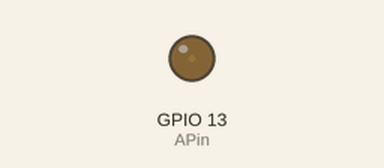
Bench run of a sketch on a simulated ESP32. Parts: output pins drawn as LEDs (lit = HIGH).

Above: at 0.05 s.
At 0.55 s:
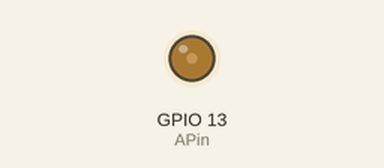
At 3.0 s:
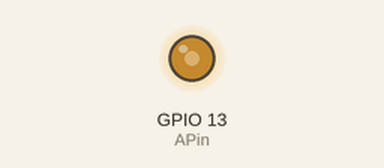
Timing chart, 0 to 6.9 s (numbered marks = the images above):
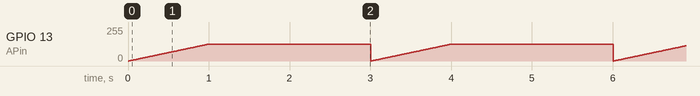

The sketch:

ESP32ServoSweep.ino
```cpp
#include <ESP32Servo.h>
int APin = 13;
ESP32PWM pwm;
int freq = 1000;
void setup() {
  // Allow allocation of all timers
  ESP32PWM::allocateTimer(0);
  ESP32PWM::allocateTimer(1);
  ESP32PWM::allocateTimer(2);
  ESP32PWM::allocateTimer(3);
  Serial.begin(115200);
  pwm.attachPin(APin, freq, 10); // 1KHz 8 bit

}
void loop() {

  // fade the LED on thisPin from off to brightest:
  for (float brightness = 0; brightness <= 0.5; brightness += 0.001) {
    // Write a unit vector value from 0.0 to 1.0
    pwm.writeScaled(brightness);
    delay(2);
  }
  //delay(1000);
  // fade the LED on thisPin from brithstest to off:
  for (float brightness = 0.5; brightness >= 0; brightness -= 0.001) {
    freq += 10;
    // Adjust the frequency on the fly with a specific brightness
    // Frequency is in herts and duty cycle is a unit vector 0.0 to 1.0
    pwm.adjustFrequency(freq, brightness); // update the time base of the PWM
    delay(2);
  }
  // pause between LEDs:
  delay(1000);
  freq = 1000;
  pwm.adjustFrequency(freq, 0.0);    // reset the time base
}
```

Measured:
- by itself, GPIO 13 (APin): ramps from 0/255 to 127/255 and jumps back, once every 3.0 s
